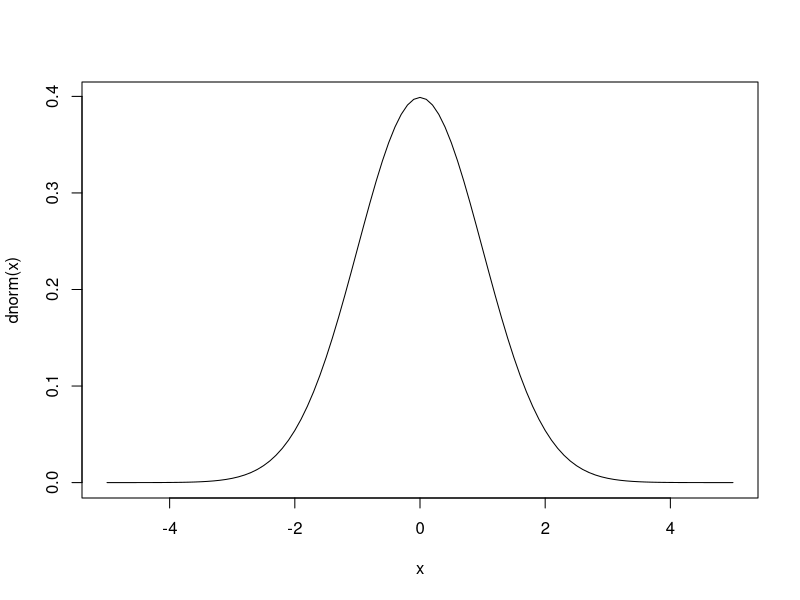
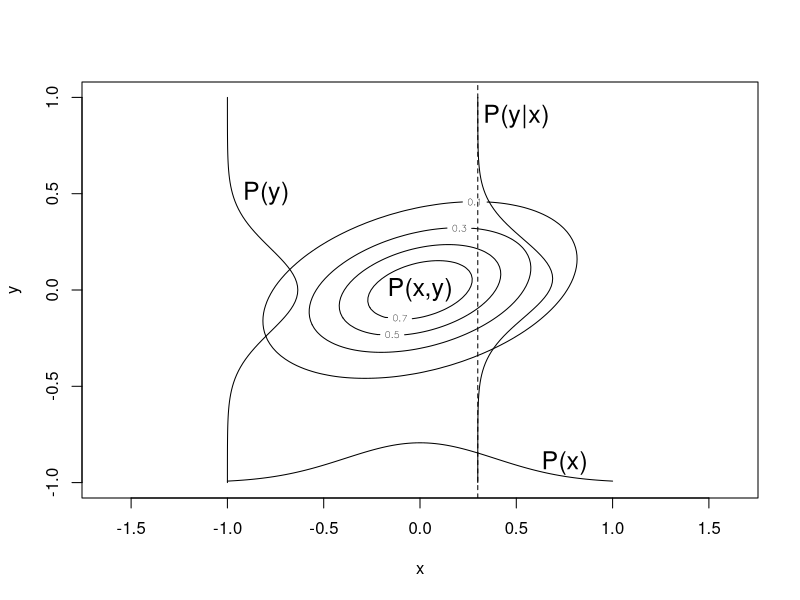

These charts were generated, in order, by the following R code:
## ---- chunk 1
#| code-fold: true
curve(dnorm, xlim=c(-5, 5))
## ---- chunk 2
#| fig-width: 6
#| fig-height: 6
#| label: fig-bayes
#| fig-cap: "2次元におけるBayesの定理の概念図"
#| code-fold: true

gaussian2d <- function(x, y, a, b, theta) {
  sdev <- sqrt(a^2 + b^2)
  theta <- theta * pi / 360
  pmat <- matrix(c(cos(theta), -sin(theta), sin(theta), cos(theta)), nrow=2)
  smat <- diag(c(1/a^2, 1/ b^2))
  sinv <- as.vector(t(pmat) %*% smat %*% pmat)
  1 / (sqrt(2 * pi) * sdev) * 
    exp(-0.5 * (sinv[1] * x^2 + (sinv[2]+sinv[3]) * x * y + sinv[4] * y^2)) 
}

a <- 0.4
b <- 0.2
theta <- 30
x1 <- 0.3

x <- seq(-1, 1, length=101)
y <- x
pdf <- outer(x, y, gaussian2d, a, b, theta)

px <- rowMeans(pdf)
px <- px / sum(px)
py <- colMeans(pdf)
py <- py / sum(py)
pyx <- pdf[which.min(abs(x - x1)),]
pyx <- pyx / sum(pyx)

clev <- c(0.1, 0.3, 0.5, 0.7)
contour(x, y, pdf, xlab="x", ylab="y", levels=clev, asp=1)

lines(x, 10 * px - 1.0, type="l")
lines(10 * py - 1.0, y, type="l")
abline(v = x1, lty=2)
lines(10 *  pyx + x1, y, type="l")

text(0.0, 0.0, "P(x,y)", cex=1.5)
text(0.75, -0.9, "P(x)", cex=1.5)
text(0.5, 0.9, "P(y|x)", cex=1.5)
text(-0.8, 0.5, "P(y)", cex=1.5)
